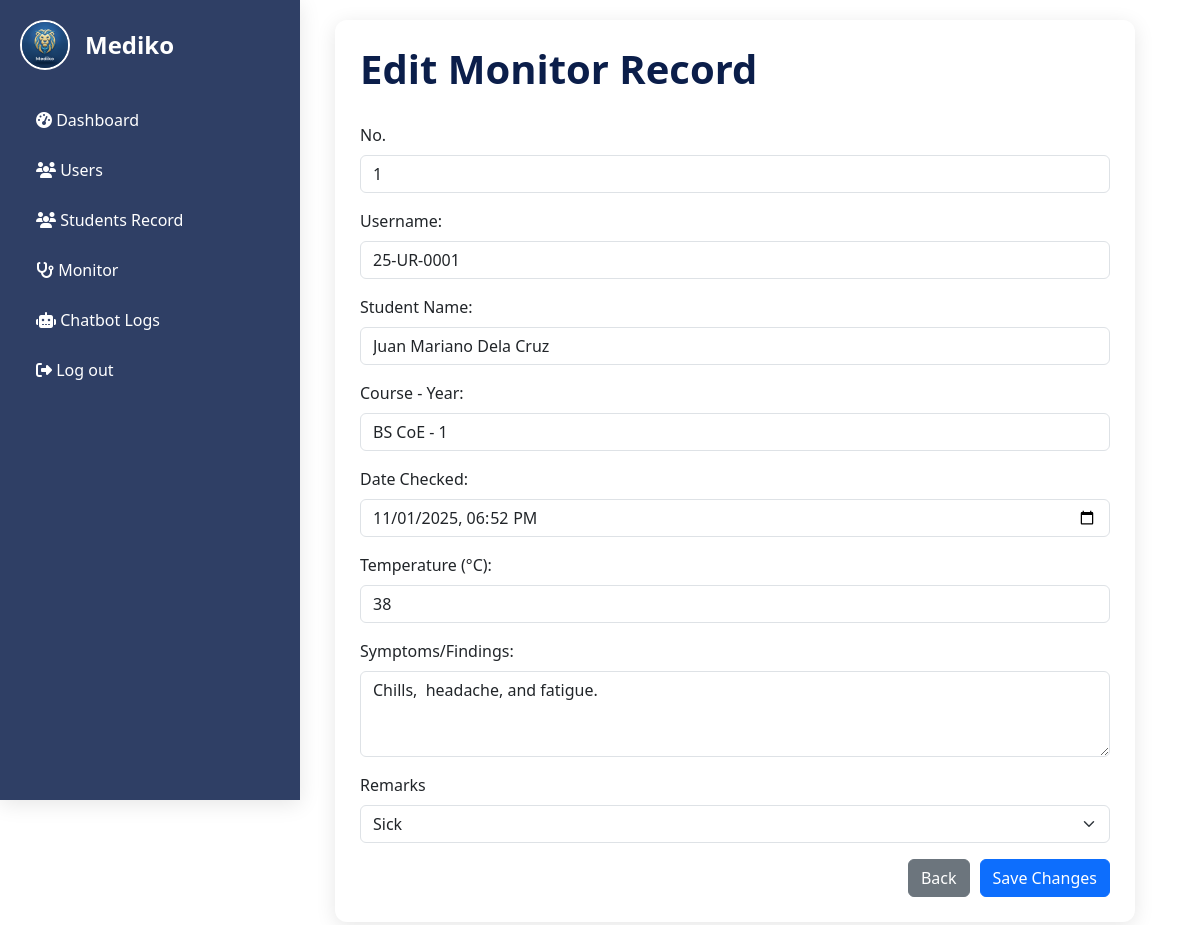
Page /main/admin/admin_Monitor_Edit.php?monitor_id=1 (signed in) on the committed database.
### tables this page shows
CREATE TABLE `tb_monitor` (
  `monitor_id` int(11) NOT NULL,
  `stud_id` int(11) NOT NULL,
  `monitor_datechecked` datetime NOT NULL,
  `monitor_temperature` varchar(50) NOT NULL,
  `monitor_symptoms` text NOT NULL,
  `monitor_remarks` enum('Good','Sick','Recovering','Critical') NOT NULL
);

CREATE TABLE `tb_users` (
  `user_id` int(11) NOT NULL,
  `user_username` varchar(50) NOT NULL,
  `user_email` varchar(50) NOT NULL,
  `user_password` varchar(50) NOT NULL,
  `user_role` enum('Admin','Student') NOT NULL
);

CREATE TABLE `tb_students` (
  `stud_id` int(11) NOT NULL,
  `user_id` int(11) NOT NULL,
  `stud_lname` varchar(50) NOT NULL,
  `stud_fname` varchar(50) NOT NULL,
  `stud_mname` varchar(50) NOT NULL,
  `stud_course` enum('BS IT','BS Architecture','BS CoE','BS CE','BS EE','BS ME','BSED','BEED','BS Mathemathics','ABEL') NOT NULL,
  `stud_year` enum('1','2','3','4','5') NOT NULL,
  `stud_gender` enum('Male','Female') NOT NULL,
  `stud_age` varchar(50) NOT NULL,
  `stud_imageurl` varchar(255) NOT NULL DEFAULT 'uploads/default_avatar.png'
);

### main/admin/admin_Monitor_Edit.php (the view, shortened to what this page needs)
<?php
include("../../config/database.php");
$monitor_id = $_GET['monitor_id'] ?? 0;
$stmt = $conn->prepare("
    SELECT m.*, s.stud_fname, s.stud_mname, s.stud_lname, s.stud_course, s.stud_year, u.user_username
    FROM tb_monitor m
    LEFT JOIN tb_students s ON m.stud_id = s.stud_id
    LEFT JOIN tb_users u ON s.user_id = u.user_id
    WHERE m.monitor_id=?
");
$stmt->bind_param("i", $monitor_id);
$stmt->execute();
$result = $stmt->get_result();
$monitor = $result->fetch_assoc();
?>
<!DOCTYPE html>
<html lang="en">
<head>
<link href="https://cdn.jsdelivr.net/npm/bootstrap@5.3.3/dist/css/bootstrap.min.css" rel="stylesheet">
<link rel="stylesheet" href="https://cdnjs.cloudflare.com/ajax/libs/font-awesome/6.5.0/css/all.min.css">
</head>
<body>
<?php include('admin_Sidebar.php'); ?>
<div class="main-content">
    <div class="form-container">
        <h4 class="page-title">Edit Monitor Record</h4>
        <form method="POST">
            <div class="mb-3">
                <label class="form-label">No.</label><input type="text" class="form-control" value="<?= $monitor['monitor_id'] ?>" readonly>
            </div>
            <div class="mb-3">
                <label class="form-label">Username: </label>
                <input type="text" class="form-control" value="<?= htmlspecialchars($monitor['user_username'] ?? '-') ?>" readonly>
            </div>
            <div class="mb-3">
                <label class="form-label">Student Name: </label>
                <input type="text" class="form-control" value="<?= htmlspecialchars($monitor['stud_fname'].' '.$monitor['stud_mname'].' '.$monitor['stud_lname']) ?>" readonly>
            </div>
            <div class="mb-3">
                <label class="form-label">Course - Year: </label>
                <input type="text" class="form-control" value="<?= htmlspecialchars($monitor['stud_course'].' - '.$monitor['stud_year']) ?>" readonly>
            </div>
            <div class="mb-3">
                <label class="form-label">Date Checked: </label>
                <input type="datetime-local" name="monitor_datechecked" class="form-control" value="<?= date('Y-m-d\TH:i', strtotime($monitor['monitor_datechecked'])) ?>" required>
            </div>
            <div class="mb-3">
                <label class="form-label">Temperature (°C): </label>
                <input type="text" name="monitor_temperature" class="form-control" value="<?= htmlspecialchars($monitor['monitor_temperature']) ?>" required>
            </div>
            <div class="mb-3">
                <label class="form-label">Symptoms/Findings: </label>
                <textarea name="monitor_symptoms" class="form-control" rows="3"><?= htmlspecialchars($monitor['monitor_symptoms']) ?></textarea>
            </div>
            <div class="mb-3">
                <label class="form-label">Remarks</label>
                <select name="monitor_remarks" class="form-select" required>
                    <option value="Sick" <?= $monitor['monitor_remarks']=='Sick'?'selected':'' ?>>Sick</option>
                </select>
            </div>
            <div class="btn-group-custom">
                <a href="../admin/admin_Monitor.php" class="btn btn-secondary">Back</a>
                <button type="submit" class="btn btn-primary">Save Changes</button>
            </div>
        </form>
    </div>
</div>
</body>
</html>

### main/admin/admin_Monitor_Edit.php (style rules this page uses)
body { font-family: 'Segoe UI'; background: #f8f9fa; margin: 0; }
.main-content { margin-left: 260px; padding: 20px; }
.form-container { max-width: 800px; margin:auto; background:#fff; padding:25px; border-radius:12px; box-shadow:0 4px 20px rgba(0,0,0,0.1); }
h4.page-title { color:#0b1e4a; font-weight:bold; font-size:2.5rem; margin-bottom:30px; }
.btn-group-custom { display:flex; justify-content:flex-end; gap:10px; margin-top:15px; }

### main/admin/admin_Sidebar.php (style rules this page uses)
.main-content { margin-left: 270px; padding: 20px; }

### rows in the picture
tb_monitor: monitor_id "1", user_username "25-UR-0001", stud.stud_lname "Juan Mariano Dela Cruz", stud.stud_year "BS CoE - 1", monitor_datechecked "11/01/2025 18:52", monitor_temperature "38", monitor_symptoms "Chills, headache, and fatigue.", monitor_remarks "Sick"
